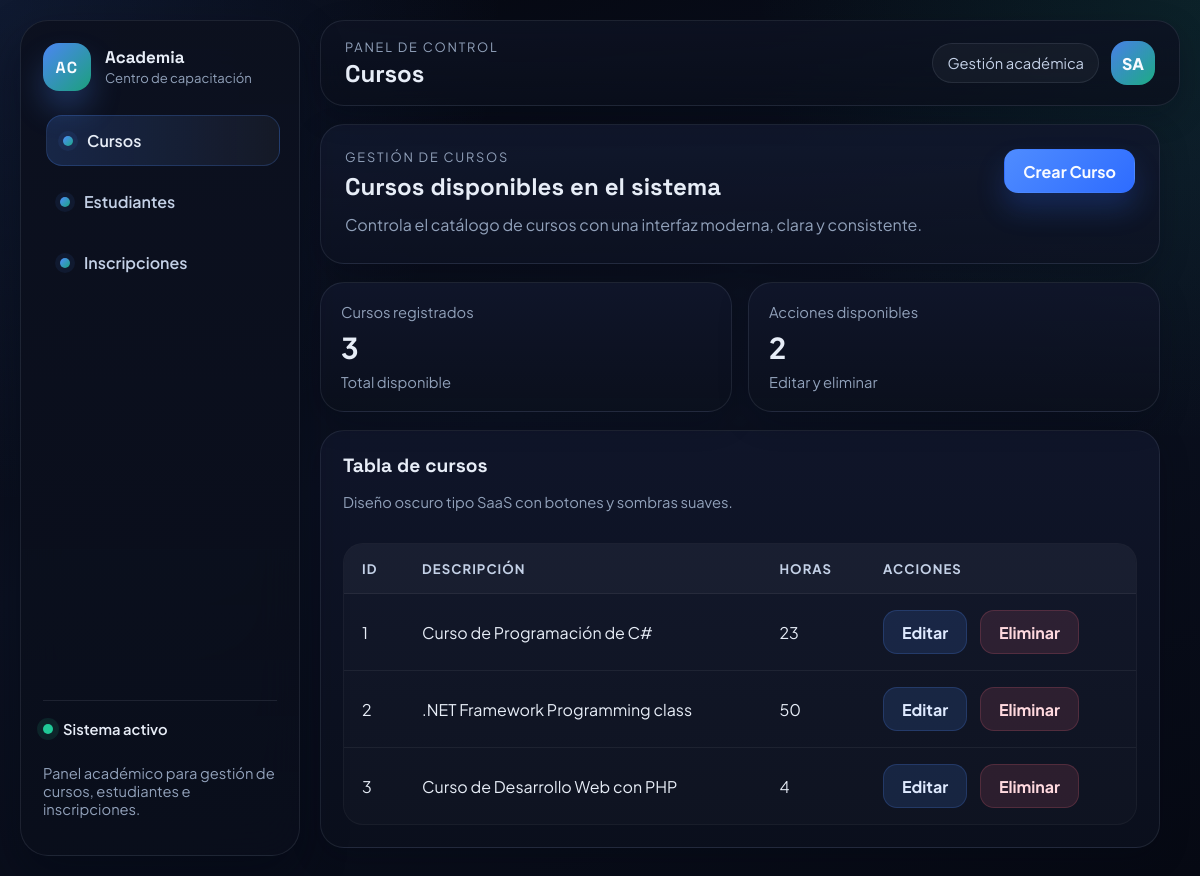
Page /cursos on the committed database.
### tables this page shows
CREATE TABLE cursos(
                        id INTEGER PRIMARY KEY,
                        descripcion TEXT NOT NULL,
                        horas INTEGER NOT NULL
                    );

### app.py (the view)
@app.route("/cursos")
def cursos():
    conn = get_db_conn()
    cursos = conn.execute("SELECT * FROM cursos").fetchall()
    conn.close()
    return render_template("cursos.html",cursos=cursos)

### app.py (called while the page is built)
def get_db_conn():
    conn = sql.connect("db_instituto.db")
    conn.row_factory = sql.Row
    return conn

### templates/cursos.html (shortened to what this page needs)
{% extends 'base.html' %}
{% block page_title %}Cursos{% endblock %}
{% block content %}
<section class="page-hero">
	<div>
		<p class="section-label">Gestión de cursos</p>
		<h2 class="section-title">Cursos disponibles en el sistema</h2>
		<p class="section-description">Controla el catálogo de cursos con una interfaz moderna, clara y consistente.</p>
	</div>
	<a href="/cursos/nuevo" class="btn btn-primary">Crear Curso</a>
</section>
<section class="stats-grid">
	<article class="stat-card">
		<span class="stat-label">Cursos registrados</span>
		<strong class="stat-value">{{ cursos|length }}</strong>
		<span class="stat-meta">Total disponible</span>
	</article>
	<article class="stat-card">
		<span class="stat-label">Acciones disponibles</span>
		<strong class="stat-value">2</strong>
		<span class="stat-meta">Editar y eliminar</span>
	</article>
</section>
<section class="panel">
	<div class="panel__header">
		<div>
			<h3 class="panel__title">Tabla de cursos</h3>
			<p class="panel__subtitle">Diseño oscuro tipo SaaS con botones y sombras suaves.</p>
		</div>
	</div>
	<div class="table-wrap">
		<table class="data-table">
			<thead>
				<tr>
					<th>ID</th>
					<th>Descripción</th>
					<th>Horas</th>
					<th>Acciones</th>
				</tr>
			</thead>
			<tbody>
				{% for c in cursos %}
				<tr>
				  <td>{{ c.id }}</td>
				  <td>{{ c.descripcion }}</td>
				  <td>{{ c.horas }}</td>
				  <td>
					<a href="/cursos/editar/{{c.id}}" class="btn-edit">Editar</a>
					<a href="/cursos/eliminar/{{c.id}}" class="btn-delete">Eliminar</a>
				  </td>
				</tr>
				{% endfor %}
			</tbody>
		</table>
	</div>
</section>
{% endblock %}

### static/css/style.css (style rules this page uses)
:root { color-scheme: dark; --bg: #060913; --bg-elevated: rgba(13, 18, 34, 0.84); --bg-panel: rgba(16, 22, 42, 0.88); --bg-panel-strong: #11182d; --surface: rgba(21, 29, 52, 0.95); --surface-soft: rgba(27, 37, 66, 0.82); --border: rgba(148, 163, 184, 0.14); --border-strong: rgba(148, 163, 184, 0.22); --text: #e7edf7; --muted: #91a1ba; --muted-strong: #c4d1e7; --primary: #4f8cff; --primary-strong: #2e6cff; --success: #20c997; --danger: #ff6b81; --warning: #ffb84d; --shadow: 0 20px 45px rgba(3, 8, 20, 0.42); --shadow-soft: 0 10px 30px rgba(3, 8, 20, 0.24); --radius-xl: 24px; --radius-lg: 18px; --radius-md: 14px; --radius-sm: 10px; --sidebar-width: 280px; }
* { box-sizing: border-box; }
html { scroll-behavior: smooth; }
body { margin: 0; min-height: 100vh; font-family: 'Plus Jakarta Sans', sans-serif; color: var(--text); background: radial-gradient(circle at top left, rgba(79, 140, 255, 0.14), transparent 34%), radial-gradient(circle at top right, rgba(32, 201, 151, 0.1), transparent 30%), linear-gradient(160deg, #05070f 0%, #0b1121 46%, #060913 100%); }
body::before { content: ''; position: fixed; inset: 0; pointer-events: none; background-image: linear-gradient(rgba(255, 255, 255, 0.03) 1px, transparent 1px), linear-gradient(90deg, rgba(255, 255, 255, 0.03) 1px, transparent 1px); background-size: 36px 36px; mask-image: linear-gradient(to bottom, rgba(0, 0, 0, 0.5), rgba(0, 0, 0, 0.06)); opacity: 0.32; }
a { color: inherit; text-decoration: none; }
.brand-name, .page-title, .section-title, .panel__title { font-family: 'Space Grotesk', sans-serif; }
.eyebrow, .section-label { margin: 0 0 6px; color: var(--muted); font-size: 0.8rem; letter-spacing: 0.14em; text-transform: uppercase; }
.page-hero { display: flex; align-items: flex-start; justify-content: space-between; gap: 24px; margin-bottom: 18px; padding: 24px; border: 1px solid var(--border); border-radius: var(--radius-xl); background: linear-gradient(180deg, rgba(17, 24, 45, 0.95), rgba(13, 18, 34, 0.82)); box-shadow: var(--shadow-soft); }
.section-title { margin: 0 0 10px; font-size: clamp(1.4rem, 2vw, 2rem); }
.section-description { margin: 0; max-width: 68ch; color: var(--muted); line-height: 1.65; }
.stats-grid { display: grid; grid-template-columns: repeat(2, minmax(0, 1fr)); gap: 16px; margin-bottom: 18px; }
.stat-card, .panel, .form-panel { border: 1px solid var(--border); border-radius: var(--radius-xl); background: linear-gradient(180deg, rgba(16, 22, 42, 0.96), rgba(11, 16, 29, 0.94)); box-shadow: var(--shadow-soft); }
.stat-card { padding: 20px; display: grid; gap: 8px; }
.stat-label, .stat-meta, .panel__subtitle { color: var(--muted); font-size: 0.92rem; }
.stat-value { font-size: clamp(1.8rem, 2.2vw, 2.4rem); letter-spacing: -0.04em; }
.panel, .form-panel { padding: 22px; }
.panel__header { display: flex; align-items: flex-start; justify-content: space-between; gap: 18px; margin-bottom: 18px; }
.panel__title { margin: 0 0 6px; font-size: 1.2rem; }
.table-wrap { overflow-x: auto; border-radius: 20px; border: 1px solid rgba(255, 255, 255, 0.04); background: rgba(255, 255, 255, 0.02); }
.data-table { width: 100%; border-collapse: collapse; min-width: 680px; }
.data-table thead th { padding: 16px 18px; text-align: left; color: var(--muted-strong); font-size: 0.82rem; font-weight: 700; letter-spacing: 0.08em; text-transform: uppercase; background: rgba(255, 255, 255, 0.03); }
.data-table tbody td { padding: 16px 18px; border-top: 1px solid rgba(255, 255, 255, 0.06); color: var(--text); vertical-align: middle; }
.btn, .btn-edit, .btn-delete, .btn-secondary, .btn-primary { display: inline-flex; align-items: center; justify-content: center; gap: 8px; min-height: 44px; padding: 0 18px; border: 1px solid transparent; border-radius: 14px; font-weight: 700; transition: transform 180ms ease, box-shadow 180ms ease, background-color 180ms ease, border-color 180ms ease; }
.btn-primary { color: #f9fbff; background: linear-gradient(135deg, var(--primary), var(--primary-strong)); box-shadow: 0 16px 28px rgba(46, 108, 255, 0.22); }
.btn-edit { margin-right: 10px; color: #dfeaff; background: rgba(79, 140, 255, 0.14); border-color: rgba(79, 140, 255, 0.2); }
.btn-delete { color: #ffd9df; background: rgba(255, 107, 129, 0.12); border-color: rgba(255, 107, 129, 0.18); }

### rows in the picture
cursos: id "1", descripcion "Curso de Programación de C#", horas "23"
cursos: id "2", descripcion ".NET Framework Programming class", horas "50"
cursos: id "3", descripcion "Curso de Desarrollo Web con PHP", horas "4"

### other values in the picture
{{ cursos|length }} "3"
